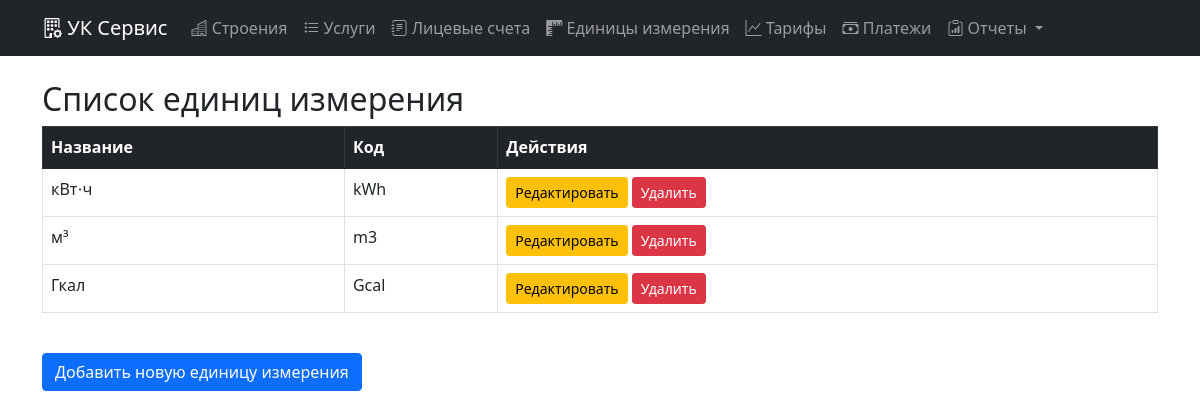
Screenshot of /unit_list/ with the database file from the repository.
### main/models.py (models this page shows, shortened)
class Unit(models.Model):
    name = models.CharField("Единица измерения", max_length=20)
    code = models.CharField("Код", max_length=10, unique=True)

### main/views.py (the view)
# urls.py: path('unit_list/', views.unit_list, name='unit_list'),
def unit_list(request):
    units = Unit.objects.all()
    return render(request, 'unit_list.html', {'units': units})

### templates/unit_list.html
{% extends 'base.html' %}
{% block content %}
<h2>Список единиц измерения</h2>
<table class="table table-bordered">
  <thead class="table-dark">
    <tr>
      <th>Название</th>
      <th>Код</th>
      <th>Действия</th>
    </tr>
  </thead>
  <tbody>
    {% for unit in units %}
    <tr>
      <td>{{ unit.name }}</td>
      <td>{{ unit.code }}</td>
      <td>
        <a href="{% url 'edit_unit' unit.id %}" class="btn btn-warning btn-sm">Редактировать</a>
        <a href="{% url 'delete_unit' unit.id %}" class="btn btn-danger btn-sm" onclick="return confirm('Вы уверены, что хотите удалить эту единицу измерения?');">Удалить</a>
      </td>
    </tr>
    {% empty %}
    <tr>
      <td colspan="3">Нет единиц измерения</td>
    </tr>
    {% endfor %}
  </tbody>
</table>
<a href="{% url 'add_unit' %}" class="btn btn-primary mt-4">Добавить новую единицу измерения</a>
{% endblock %}

### rows the page displays
Unit: name "кВт⋅ч", code "kWh"
Unit: name "м³", code "m3"
Unit: name "Гкал", code "Gcal"
